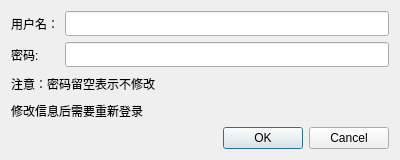
<?xml version="1.0" encoding="UTF-8"?>
<ui version="4.0">
 <class>EditProfile</class>
 <widget class="QDialog" name="EditProfile">
  <property name="geometry">
   <rect>
    <x>0</x>
    <y>0</y>
    <width>400</width>
    <height>160</height>
   </rect>
  </property>
  <property name="windowTitle">
   <string>修改信息</string>
  </property>
  <layout class="QVBoxLayout" name="verticalLayout">
   <item>
    <layout class="QFormLayout" name="formLayout">
     <item row="0" column="0">
      <widget class="QLabel" name="label">
       <property name="text">
        <string>用户名：</string>
       </property>
      </widget>
     </item>
     <item row="0" column="1">
      <widget class="QLineEdit" name="lineEdit">
       <property name="minimumSize">
        <size>
         <width>0</width>
         <height>25</height>
        </size>
       </property>
      </widget>
     </item>
     <item row="1" column="0">
      <widget class="QLabel" name="label_2">
       <property name="text">
        <string>密码:</string>
       </property>
      </widget>
     </item>
     <item row="1" column="1">
      <widget class="QLineEdit" name="lineEdit_2">
       <property name="minimumSize">
        <size>
         <width>0</width>
         <height>25</height>
        </size>
       </property>
      </widget>
     </item>
    </layout>
   </item>
   <item>
    <widget class="QLabel" name="label_3">
     <property name="text">
      <string>注意：密码留空表示不修改</string>
     </property>
    </widget>
   </item>
   <item>
    <widget class="QLabel" name="label_4">
     <property name="text">
      <string>修改信息后需要重新登录</string>
     </property>
    </widget>
   </item>
   <item>
    <widget class="QDialogButtonBox" name="buttonBox">
     <property name="orientation">
      <enum>Qt::Horizontal</enum>
     </property>
     <property name="standardButtons">
      <set>QDialogButtonBox::Cancel|QDialogButtonBox::Ok</set>
     </property>
    </widget>
   </item>
  </layout>
 </widget>
 <resources/>
 <connections>
  <connection>
   <sender>buttonBox</sender>
   <signal>accepted()</signal>
   <receiver>EditProfile</receiver>
   <slot>accept()</slot>
   <hints>
    <hint type="sourcelabel">
     <x>248</x>
     <y>254</y>
    </hint>
    <hint type="destinationlabel">
     <x>157</x>
     <y>274</y>
    </hint>
   </hints>
  </connection>
  <connection>
   <sender>buttonBox</sender>
   <signal>rejected()</signal>
   <receiver>EditProfile</receiver>
   <slot>reject()</slot>
   <hints>
    <hint type="sourcelabel">
     <x>316</x>
     <y>260</y>
    </hint>
    <hint type="destinationlabel">
     <x>286</x>
     <y>274</y>
    </hint>
   </hints>
  </connection>
 </connections>
</ui>
